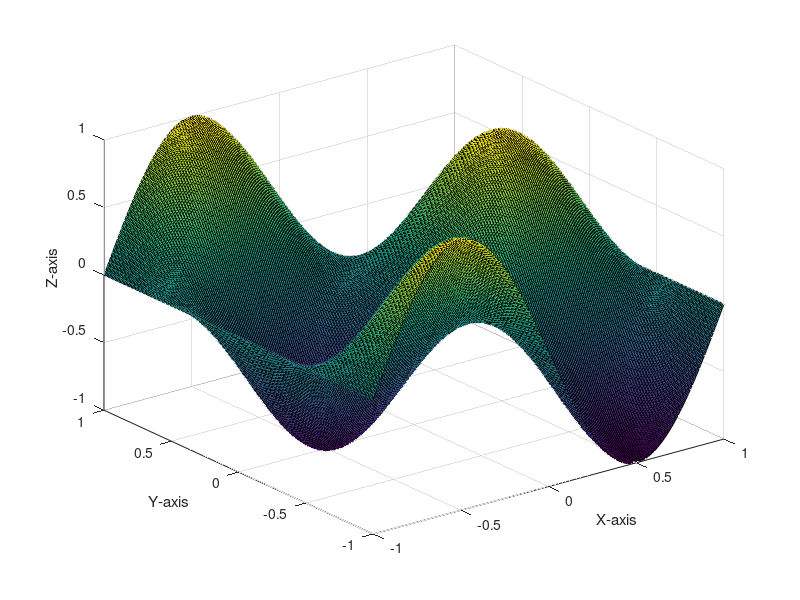

MATLAB code for this plot: (Note: this script raises an error after producing the figure.)
x = -1 : 0.01 : 1;
y = -1 : 0.01 : 1;
[X, Y] = meshgrid(x, y);
Z = sin(pi .* X) .* cos(pi .* Y);
surf(X, Y, Z);
xlabel('X-axis');
ylabel('Y-axis');
zlabel('Z-axis');  
hold on; 


% Now we will parameterize the surface, and then use the Bezier-DeCasteljau algorithm to evaluate the surface at given points.
% First step is to take some sample points in the parameter space. 
t = linspace(0, 1, 30); % this are sample points for the surface.
[xt, yt] = meshgrid(t, t);
zt = sin(pi .* xt) .* cos(pi .* yt);
% Now we have to think wisely.
% For each point in xt, we will get yt from 0 to 1. 

F = zeros(size(zt)); % This will hold the evaluated points on the surface at each t.
for i1 = 1 : length(t)  
    % For each fixed point of xt, we will get the corresponding yt and zt.
    % So we will take the corresponding points in the parameter space, and then evaluate the surface at that point using the Bezier-DeCasteljau algorithm.
    P = [t(:)', t(i1), zt(i1, :)']; % This is the control points for the surface at fixed xt(i1, :).
    F(i1, :) = Bezier_CastelJau_Curve(P, t); % This will give us the evaluated points on the surface at fixed xt(i1, :).
end

% Now we have to shift the evaluated points to the original parameter space.
% We will now plot the evaluated surface along with the original surface.
